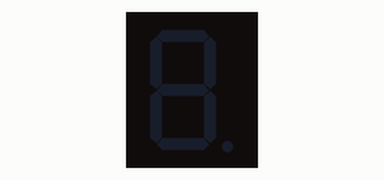
Bench run of a sketch on a simulated Arduino Uno, built with avr-gcc and run on an emulated ATmega328P. Shown: 1-digit seven-segment display. Wiring (inferred from the names in the program): 1-digit 7-segment display, segments lit when HIGH: segments pin 11, pin 12, pin 7, pin 6, pin 5, pin 10, pin 9, pin 8. The segment pins are drawn as the display they are named for.

Above: at 0.1 s.
At 0.6 s:
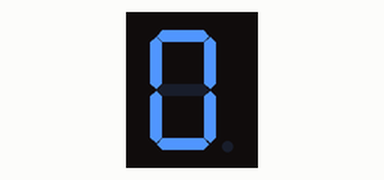
At 1.1 s:
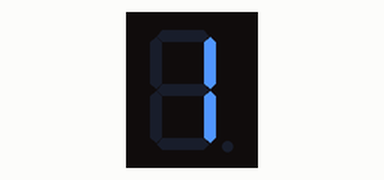
At 2.6 s:
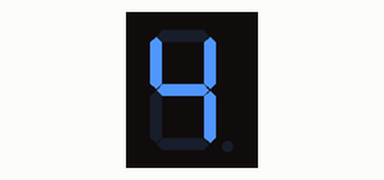
At 3.6 s:
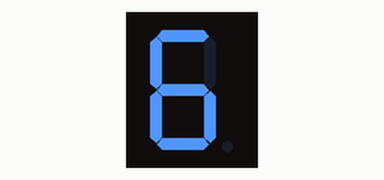
At 5.1 s:
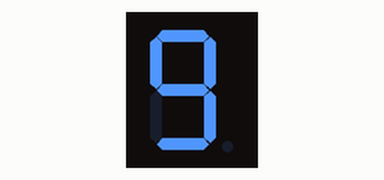

Measured:
- by itself, everything shown: repeats every 5.5 s, in 11 steps
- what the display in image 1 shows lasts 0.5 s, from 0.5 s to 1.0 s

The sketch:

arduino-7-segment-display.ino
```cpp
#define SEVEN_SEG_A   11
#define SEVEN_SEG_B   12
#define SEVEN_SEG_C   7
#define SEVEN_SEG_D   6
#define SEVEN_SEG_E   5
#define SEVEN_SEG_F   10
#define SEVEN_SEG_G   9
#define SEVEN_SEG_DP  8

void setup() {

  pinMode(SEVEN_SEG_A, OUTPUT);
  pinMode(SEVEN_SEG_B, OUTPUT);
  pinMode(SEVEN_SEG_C, OUTPUT);
  pinMode(SEVEN_SEG_D, OUTPUT);
  pinMode(SEVEN_SEG_E, OUTPUT);
  pinMode(SEVEN_SEG_F, OUTPUT);
  pinMode(SEVEN_SEG_G, OUTPUT);
  pinMode(SEVEN_SEG_DP, OUTPUT);

  Serial.begin(9600);
}

void displayLeds(int a, int b, int c, int d, int e, int f, int g, int dp) {

  digitalWrite(SEVEN_SEG_A, a == 1 ? HIGH : LOW);
  digitalWrite(SEVEN_SEG_B, b == 1 ? HIGH : LOW);
  digitalWrite(SEVEN_SEG_C, c == 1 ? HIGH : LOW);
  digitalWrite(SEVEN_SEG_D, d == 1 ? HIGH : LOW);
  digitalWrite(SEVEN_SEG_E, e == 1 ? HIGH : LOW);
  digitalWrite(SEVEN_SEG_F, f == 1 ? HIGH : LOW);
  digitalWrite(SEVEN_SEG_G, g == 1 ? HIGH : LOW);
  digitalWrite(SEVEN_SEG_DP, dp == 1 ? HIGH : LOW);
}

void displayNumber(int number, bool dp) {

  switch (number) {
    case 0:
      displayLeds(1, 1, 1, 1, 1, 1, 0, 0);
      break;
    case 1:
      displayLeds(0, 1, 1, 0, 0, 0, 0, 0);
      break;
    case 2:
      displayLeds(1, 1, 0, 1, 1, 0, 1, 0);
      break;
    case 3:
      displayLeds(1, 1, 1, 1, 0, 0, 1, 0);
      break;
    case 4:
      displayLeds(0, 1, 1, 0, 0, 1, 1, 0);
      break;
    case 5:
      displayLeds(1, 0, 1, 1, 0, 1, 1, 0);
      break;
    case 6:
      displayLeds(1, 0, 1, 1, 1, 1, 1, 0);
      break;
    case 7:
      displayLeds(1, 1, 1, 0, 0, 0, 0, 0);
      break;
    case 8:
      displayLeds(1, 1, 1, 1, 1, 1, 1, 0);
      break;
    case 9:
      displayLeds(1, 1, 1, 1, 0, 1, 1, 0);
      break;
    default:
      displayLeds(0, 0, 0, 0, 0, 0, 0, 0);
  }
}

void loop() {

  for (int i = -1; i <= 9; i++) {
    displayNumber(i, true);
    delay(500);
  }
}
```
